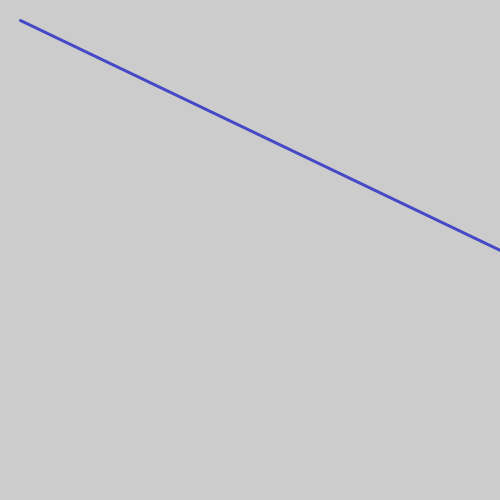
Frame 1 (no input)
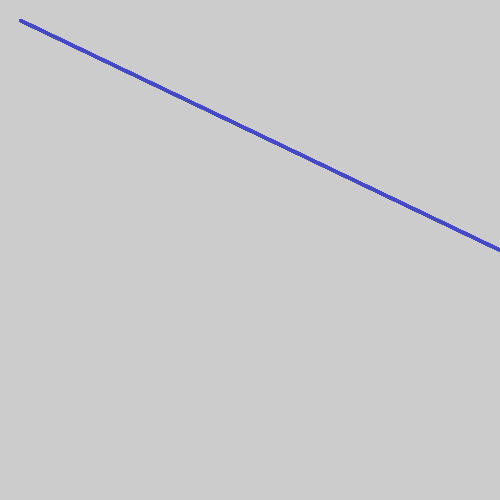
Frame 60 (the mouse pressed at the canvas centre just before this capture)
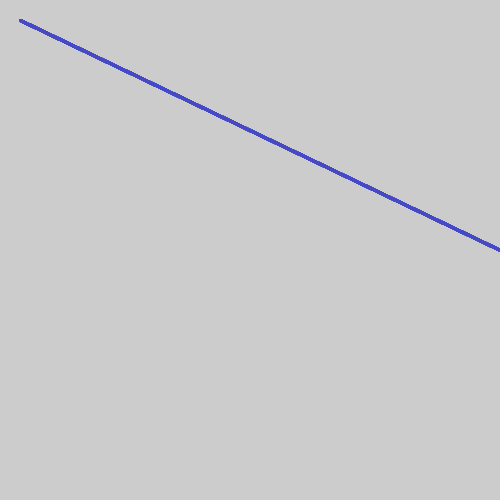
Frame 120 (the mouse held since frame 60 and released just before this capture)

The Processing sketch that drew these frames (run headless with seeded random() and noise(); from frame 60 on, the mouse is pressed at the canvas centre):

// Processing sketch: ex6_line_b
// ── ex6_line_b.pde
void setup() {
  size(500, 500);
}

void draw() {
  // start x,y   to end x,y
  strokeWeight(3);
  stroke(#4649C6);
  line(20, 20, 500, 250);
}
